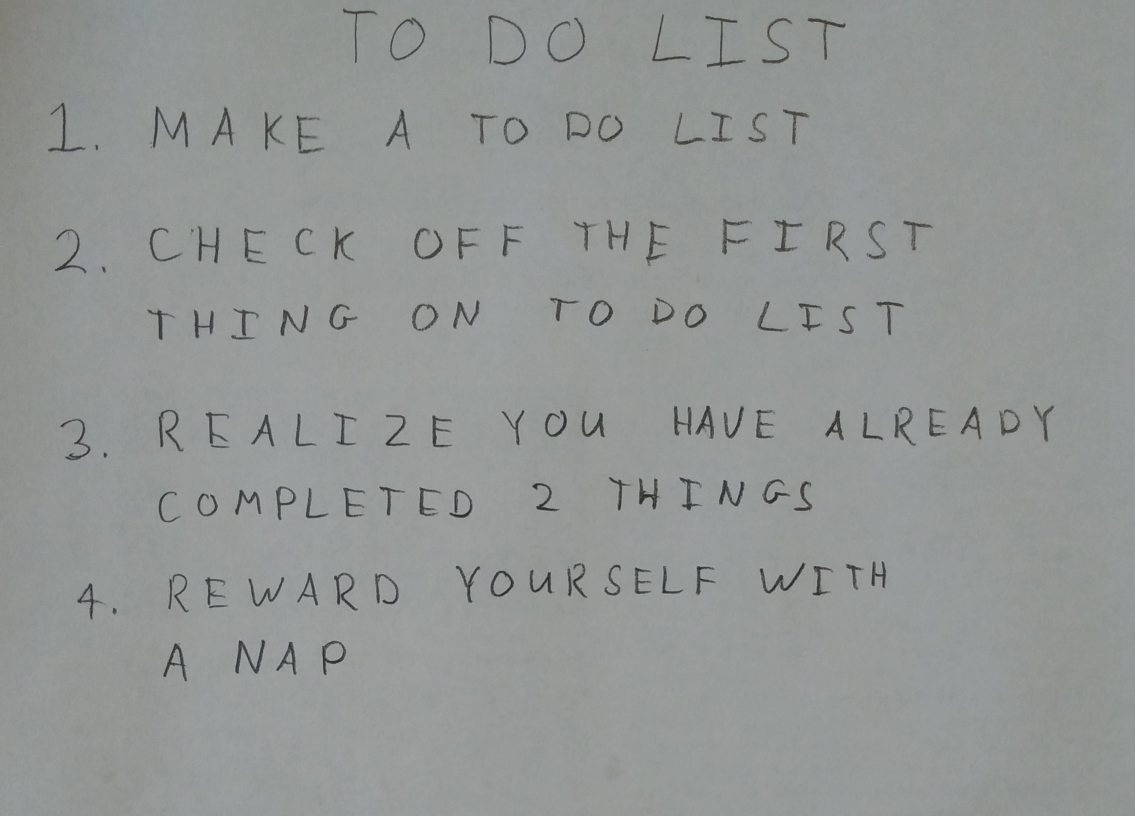
#> input picture Neural_Network_For_Recognition/images/01_list.jpg, 2270 x 1631 px (shown at 1/2 size); its folder holds only this picture in this run
$ python run_q4.py   (older library calls are emulated)
#> lines starting #> are read from the running program, lines starting #| are printed output that depends on the picture; after the words box and inside, x2 and y2 are one past the last pixel; in counts of white or black regions, pixels touching at a corner belong together
### Neural_Network_For_Recognition/zheyaoz_hw5/q4.py
import numpy as np
import matplotlib.pyplot as plt
import os
import skimage
import skimage.measure
import skimage.color
import skimage.restoration
import skimage.filters
import skimage.morphology
import skimage.segmentation
import matplotlib.patches as mpatches

# takes a color image
# returns a list of bounding boxes and black_and_white image
def findLetters(image):
    bboxes = []
    bw = None
    # insert processing in here
    # one idea estimate noise -> denoise -> greyscale -> threshold -> morphology -> label -> skip small boxes
    # this can be 10 to 15 lines of code using skimage functions
    # print(type(image))
    #denoise the image
    # image = skimage.restoration.denoise_tv_chambolle(image, weight=0.1, eps=0.0002, n_iter_max=200, multichannel=False)
    # image = cv2.fastNlMeansDenoisingColored(image,None,10,10,7,21)
    image = skimage.filters.gaussian(image, sigma=1.0)
    #convert the image to greyscale
    image = skimage.color.rgb2gray(image)
#> image: shape (1631, 2270) float64

    # #threshold the image
    thresh = skimage.filters.threshold_minimum(image)
#> thresh = 0.406
    bw = (image < thresh)
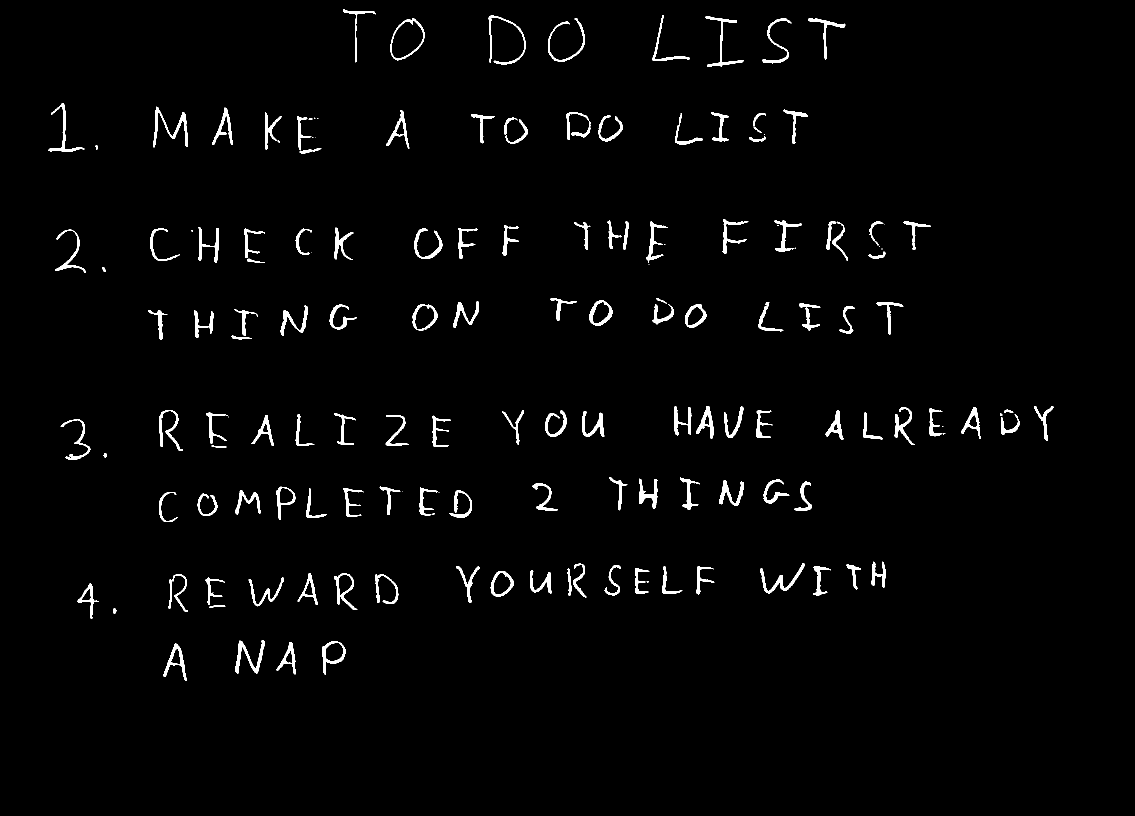
#> bw: shape (1631, 2270) bool (shown at 1/2 size); 2% white; 163 white regions (25 under 20 px), largest, box (x1, y1, x2, y2) and area: (306, 213, 376, 295) 1181, (471, 1280, 530, 1347) 1100, (1520, 1126, 1609, 1187) 1020
    # print(bw)


    #apply morphology
    morphed = skimage.morphology.binary_opening(bw, selem=None, out=None)
#> morphed: shape (1631, 2270) bool; 2% white; 190 white regions (30 under 20 px), largest, box (x1, y1, x2, y2) and area: (306, 213, 376, 295) 1178, (471, 1280, 530, 1347) 1099, (1520, 1126, 1609, 1187) 1018


    #label regions
    label_image = skimage.measure.label(bw)
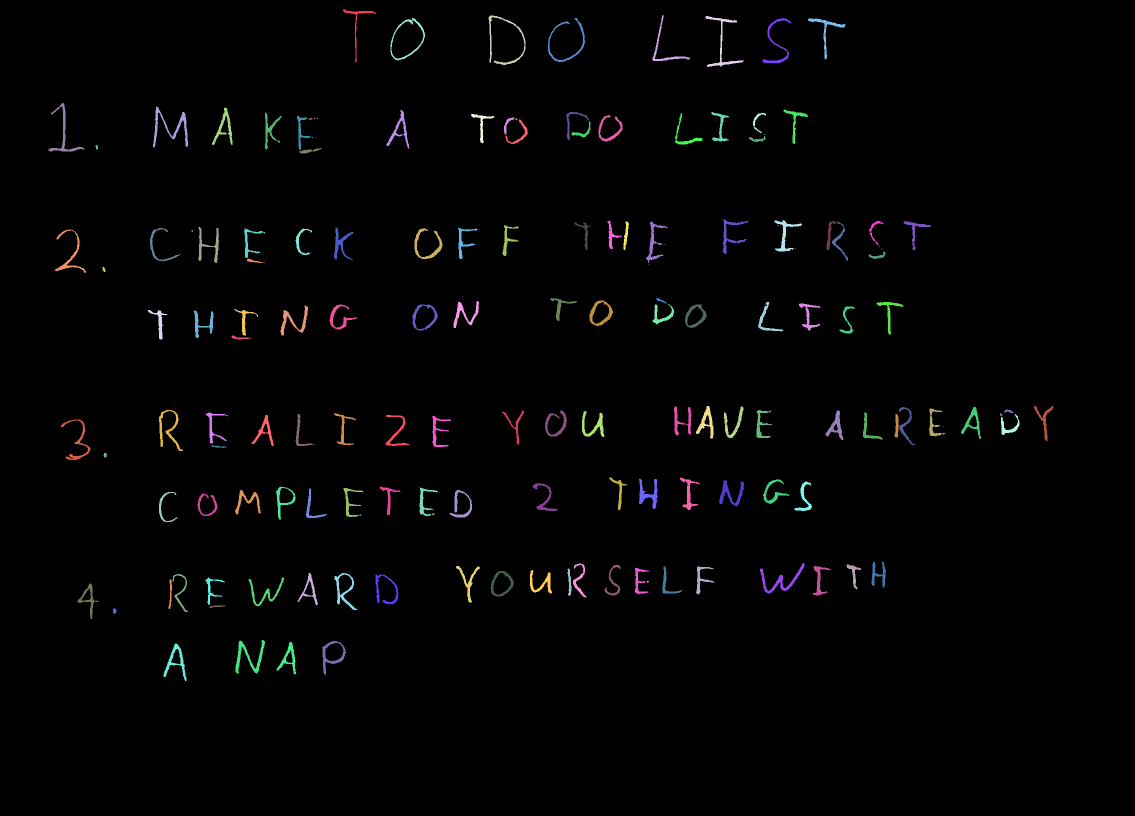
#> label_image: shape (1631, 2270) int32 (shown at 1/2 size); 164 distinct labels, from 0 to 163; one colour per label, 0 black
    image_label_overlay = skimage.color.label2rgb(label_image, image=bw)
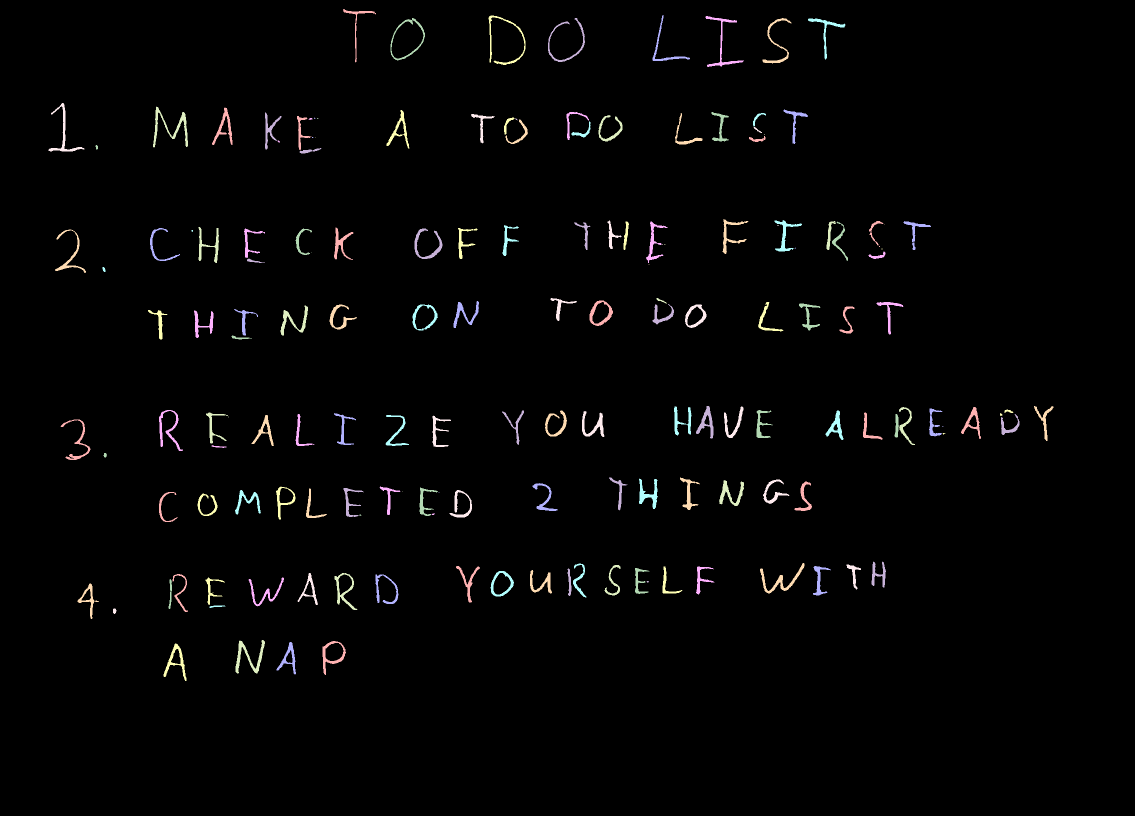
#> image_label_overlay: shape (1631, 2270, 3) float64 (shown at 1/2 size); mean R, G, B 0.0178, 0.0169, 0.0168

    fig, ax = plt.subplots(figsize=(10, 6))
    ax.imshow(image_label_overlay)

    counter = 0
    area_list=[]
    for region in skimage.measure.regionprops(label_image):
    	area_list.append(region.area)
#> after the loop, area_list = 163 values, max 1181 at index 9, min 1 at index 32, mean 456.7

    mean = np.mean(area_list)
#> mean = 456.7
    std = np.std(area_list)
#> std = 292.7


    for region in skimage.measure.regionprops(label_image):
    	if abs(region.area -mean) < 4*std and region.area > mean/2:
    		# counter+=1
    		minr, minc, maxr, maxc = region.bbox
    		rect = mpatches.Rectangle((minc, minr), maxc - minc, maxr - minr,fill=False, edgecolor='green', linewidth=2)
    		ax.add_patch(rect)

    		bboxes.append((minr, minc, maxr, maxc))
#> this loop made 163 passes
#> (minr, minc, maxr, maxc) on passes 1 to 12: (18, 686, 125, 752), (30, 1305, 122, 1380), (31, 977, 130, 1051), (32, 1411, 134, 1488), (36, 781, 121, 850), (36, 1096, 124, 1170), (36, 1525, 127, 1583), (37, 1616, 119, 1691), (206, 97, 303, 169), (213, 306, 295, 376), (215, 424, 290, 465), (219, 1567, 288, 1616)
#> after the loop, bboxes = 119 items, first 6: (18, 686, 125, 752), (30, 1305, 122, 1380), (31, 977, 130, 1051), (32, 1411, 134, 1488), (36, 781, 121, 850), (36, 1096, 124, 1170)
    # [6 lines of commented-out code are left out]

    bw =1.0-1.0*bw
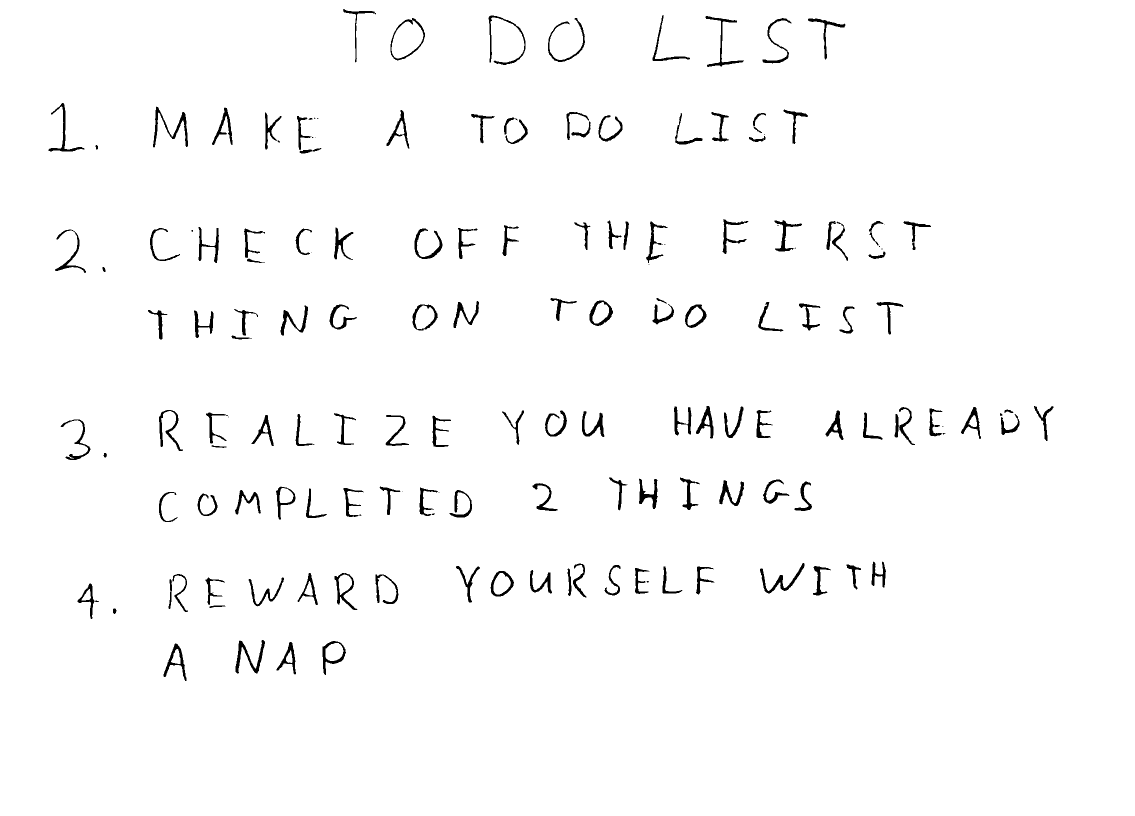
#> bw: shape (1631, 2270) float64 (shown at 1/2 size); values 0 (black) and 1 (white), 98% white; 163 black regions (25 under 20 px), largest, box (x1, y1, x2, y2) and area: (306, 213, 376, 295) 1181, (471, 1280, 530, 1347) 1100, (1520, 1126, 1609, 1187) 1020


    return bboxes, bw


# [4 lines that do not run on import are left out]
    # [10 lines of commented-out code are left out]

### Neural_Network_For_Recognition/zheyaoz_hw5/nn.py
import numpy as np
from util import *
# do not include any more libraries here!
# do not put any code outside of functions!

# Q 2.1
# initialize b to 0 vector
# b should be a 1D array, not a 2D array with a singleton dimension
# we will do XW + b.
# X be [Examples, Dimensions]
# [11 lines left out: function initialize_weights, not called in this run]


# Q 2.2.1
# x is a matrix
# a sigmoid activation function
def sigmoid(x):
    res = 1 / (1+np.exp(-x))
    return res

# Q 2.2.2
def forward(X,params,name='',activation=sigmoid):
    """
    Do a forward pass

    Keyword arguments:
    X -- input vector [Examples x D]
    params -- a dictionary containing parameters
    name -- name of the layer
    activation -- the activation function (default is sigmoid)
    """
    pre_act, post_act = None, None
    # get the layer parameters
    W = params['W' + name]
    b = params['b' + name]

    # print("W", W.shape)
    # print('b', b.shape)
    # print('X forward', X.shape)
    # your code here
    pre_act = np.matmul(X,W)+b
    # print('pre_act',pre_act.shape)
    post_act= activation(pre_act)

    # store the pre-activation and post-activation values
    # these will be important in backprop
    params['cache_' + name] = (X, pre_act, post_act)

    return post_act

# Q 2.2.2
# x is [examples,classes]
# softmax should be done for each row
def softmax(x):
    # print('x',x)
    # print(x.shape)
    # print('x shape', x.shape)
    si = np.exp(x)
    # print('si', si.shape)
    # print( si)
    S = np.sum(si, axis=1 )[:,np.newaxis]
    # print('S shape',S.shape)
    # print(S)
    res = np.divide(si,S)
    # print('si',si)
    # print('S',S)
    # print('res',res)
    return res


# Q 2.2.3
# compute total loss and accuracy
# y is size [examples,classes]
# probs is size [examples,classes]
# [17 lines left out: function compute_loss_and_acc, not called in this run]


# we give this to you
# because you proved it
# it's a function of post_act
def sigmoid_deriv(post_act):
    res = post_act*(1.0-post_act)
    return res


# [62 lines left out: functions backwards, get_random_batches, not called in this run]

### Neural_Network_For_Recognition/zheyaoz_hw5/run_q4.py
import os
import numpy as np
import matplotlib.pyplot as plt
import matplotlib.patches

import skimage
import skimage.measure
import skimage.color
import skimage.restoration
import skimage.io
import skimage.filters
import skimage.morphology
import skimage.segmentation
import pickle
import string

from nn import *
from q4 import *
# do not include any more libraries here!
# no opencv, no sklearn, etc!
import warnings
warnings.simplefilter(action='ignore', category=FutureWarning)
warnings.simplefilter(action='ignore', category=UserWarning)

for img in os.listdir('../images'):
    # print(img)
    im1 = skimage.img_as_float(skimage.io.imread(os.path.join('../images',img)))
    bboxes, bw = findLetters(im1)
    print('\n')
    print(img)
    # [14 lines of commented-out code are left out]
    bboxes = sorted(bboxes, key = lambda l: (l[0]+l[2])/2)
#> bboxes = 119 items, first 6: (18, 686, 125, 752), (30, 1305, 122, 1380), (37, 1616, 119, 1691), (36, 781, 121, 850), (36, 1096, 124, 1170), (31, 977, 130, 1051)
    # minr_i, minc_i, maxr_i, maxc_i = bboxes[0]
    sorted_bboxes = []
    # last_y = (minr_i +maxr_i)/2
    y_list = []
    row_num = 0
    for bbox in bboxes:
        minr, minc, maxr, maxc = bbox
        curr_y = (minr + maxr)/2
        y_list.append(curr_y)
        mean = np.mean(y_list)


        # print('mean',mean)
        # print('std', std)
        # print('curr_y',curr_y)

        if curr_y - mean > maxr-minr:
            row_num +=1
            y_list = []


        # print('row_num', row_num)
        sorted_bboxes.append(( minr, minc, maxr, maxc , row_num))


        # sorted_bboxes.append((minr, minc, maxr, maxc, (minc+maxc)/2))
        # sorted_bboxes=sorted(sorted_bboxes, key =lambda l :l[4])
        sorted_bboxes=sorted(sorted_bboxes, key =lambda l :(l[1]+l[3]/2))
        sorted_bboxes=sorted(sorted_bboxes, key =lambda l : l[4])
#> this loop made 119 passes
#> (minr, minc, maxr, maxc, curr_y, mean) on passes 3 to 14: (37, 1616, 119, 1691, 78, 75.17), (36, 781, 121, 850, 78.5, 76), (36, 1096, 124, 1170, 80, 76.8), (31, 977, 130, 1051, 80.5, 77.42), (36, 1525, 127, 1583, 81.5, 78), (32, 1411, 134, 1488, 83, 78.62), (224, 1133, 280, 1178, 252, 97.89), (215, 424, 290, 465, 252.5, 252.5), (219, 1567, 288, 1616, 253.5, 253), (224, 1423, 283, 1458, 253.5, 253.2), (213, 306, 295, 376, 254, 253.4), (206, 97, 303, 169, 254.5, 253.6)
#> bbox on passes 47 to 52: (604, 1516, 663, 1567), (607, 1598, 661, 1641), (609, 659, 659, 714), (609, 825, 661, 876), (604, 1753, 669, 1807), (613, 1679, 667, 1710)


    # for bbox in sorted_bboxes:
    #     (y1, x1, y2, x2, row_num) = bbox
    #     print('row_num', x1 ,y1)

    char_list = np.array([_ for _ in string.ascii_uppercase[:26]] + [str(_) for _ in range(10)])
    saved_params = pickle.load(open('q3_weights.pickle','rb'))
#> (reads Neural_Network_For_Recognition/zheyaoz_hw5/q3_weights.pickle from the repository)
    # crop the bounding boxes
    # note.. before you flatten, transpose the image (that's how the dataset is!)
    # consider doing a square crop, and even using np.pad() to get your images looking more like the dataset
    chars = []
    predicted_letters = []
    for bbox in sorted_bboxes:
        minr, minc, maxr, maxc ,row_num = bbox
        width = maxc - minc
        height  = maxr - minr
        # box_width = max(width,height)
        # print(bw.shape)
        #crop out the character
        char = bw[minr:minr+height , minc:minc + width]
        char = np.pad(char, (30,30), 'constant', constant_values = (1,1))
        #remove stuff on the border
        # print(char.shape)
        # plt.imshow(char)
        # plt.show()
        char = np.transpose(char)
        char = skimage.transform.resize(char, (32, 32))


        char = np.reshape(char,(1,1024))
        h1 = forward(char ,saved_params,'layer1')
        probs = forward(h1 , saved_params, 'output', activation=softmax)
        indices = np.argmax(probs,axis=1)
        predicted_letter = char_list[indices]
        predicted_letters.append((predicted_letter[0],row_num))
#> this loop made 119 passes
#> bbox on passes 1 to 12: (18, 686, 125, 752, 0), (36, 781, 121, 850, 0), (31, 977, 130, 1051, 0), (36, 1096, 124, 1170, 0), (30, 1305, 122, 1380, 0), (32, 1411, 134, 1488, 0), (36, 1525, 127, 1583, 0), (37, 1616, 119, 1691, 0), (206, 97, 303, 169, 1), (213, 306, 295, 376, 1), (215, 424, 290, 465, 1), (225, 530, 299, 563, 1)
#> pass 1, `char = np.transpose(char)`:
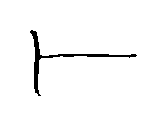
#> char: shape (126, 167) float64; values 0 (black) and 1 (white), 97.4% white; 1 black region, box (x1, y1, x2, y2) and area: (30, 30, 137, 96) 537
#> pass 1, `char = skimage.transform.resize(char, (32, 32))`:
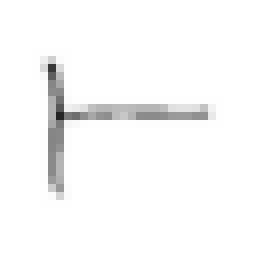
#> char: shape (32, 32) float64 (shown 8 times larger); min 0.144, max 1, mean 0.975
        # print(predicted_letter)


    #Print the letters to different lines
    pre_row_num = 0
    for i in range(len(predicted_letters)):
        predicted_letter,curr_row_num = predicted_letters[i]
        if curr_row_num > pre_row_num:
            pre_row_num = curr_row_num
            print('\n')
            print(predicted_letter, end =" ")
        else:
            print(predicted_letter, end =" ")
#> this loop made 119 passes
#| T
#| J
#| J
#| J
#| L
#| J
#| 5
#| T
#> (further printed lines are left out)


    # [34 lines of commented-out code are left out]


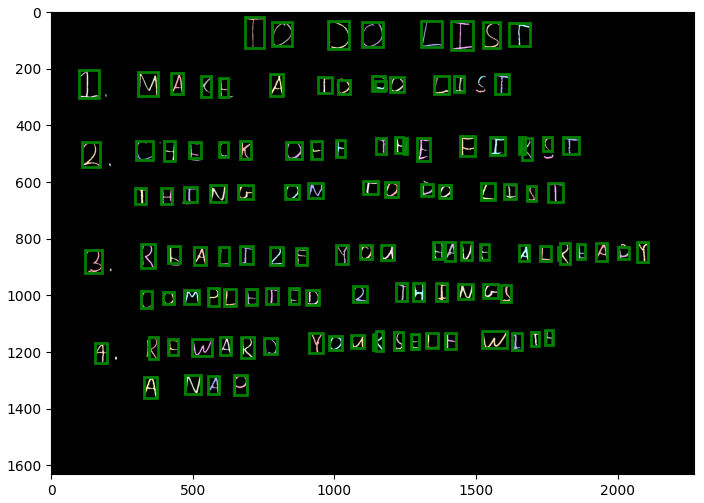
#> figure drawn by matplotlib, 1 panel
